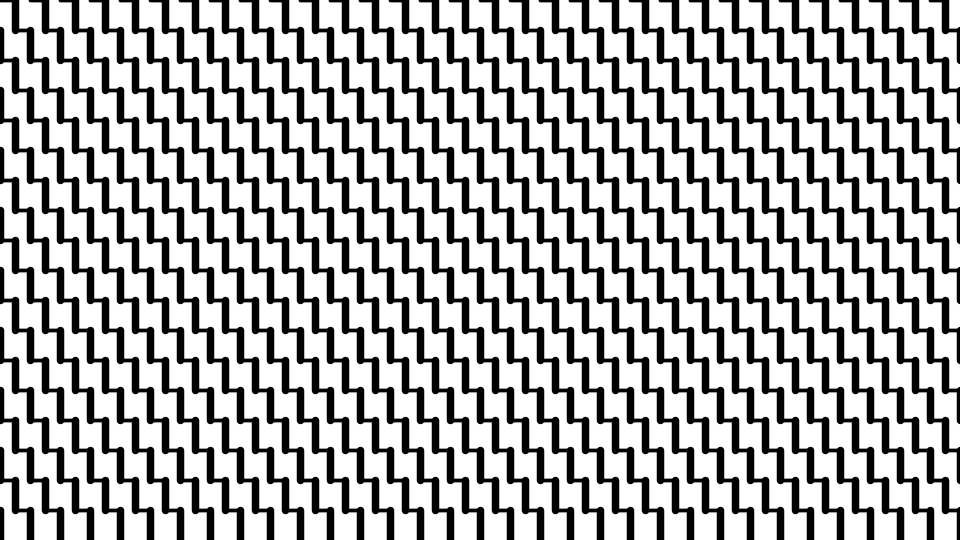
Frame 1 (no input)
Frame 60 (the mouse pressed at the canvas centre just before this capture): identical to frame 1, image omitted
Frame 120 (the mouse held since frame 60 and released just before this capture): identical to frame 1, image omitted

The Processing sketch that drew this single still picture (run headless with seeded random() and noise(); from frame 60 on, the mouse is pressed at the canvas centre):

// Processing sketch: sketch_xxx_pattern_downstair
// ── sketch_xxx_pattern_downstair.pde
float grid = 30;

// setup関数 : 初回1度だけ実行される
void setup() {
  size(960, 540); // ウィンドウサイズを960px,540pxに
  colorMode(HSB, 360, 100, 100); // HSBでの色指定にする
  smooth(); // 描画を滑らかに
}

// draw関数 : setup関数実行後繰り返し実行される
void draw() {
  background(0, 0, 100);
  for (float x = -width; x < width; x += grid) {
    float x2 = x;
    float y = 0;
    while (y < height) {
      strokeWeight(grid/4);
      line(x2+grid/2, y, x2+grid/2, y+grid);
      strokeWeight(grid/8);
      line(x2, y, x2+grid/2, y);
      x2 += grid/2;
      y += grid;
    }
  }
}
